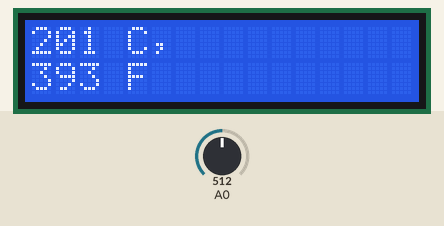
Bench run of a sketch on a simulated Arduino Uno, built with avr-gcc and run on an emulated ATmega328P. Parts: 16×2 character LCD. Inputs (shaded band) come from the test bench; at power-on: A0 = 512.

Above: at 1.2 s.
1.3 s: A0 set to 716
At 2.8 s:
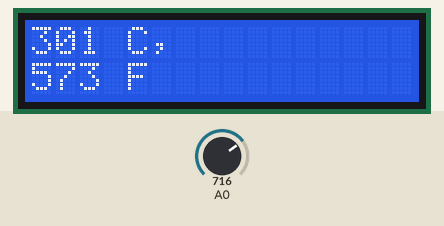
3.5 s: A0 set to 900
At 4.7 s:
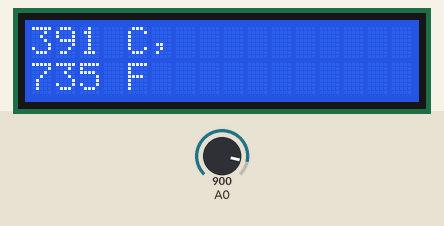
5.5 s: A0 set to 1023
At 6.6 s:
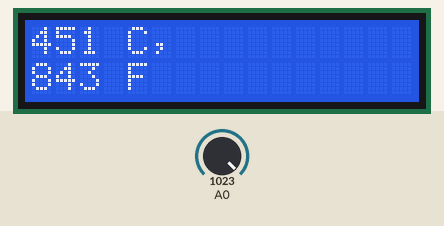
Timing chart, 0 to 8.5 s (numbered marks = the images above; inputs shaded):
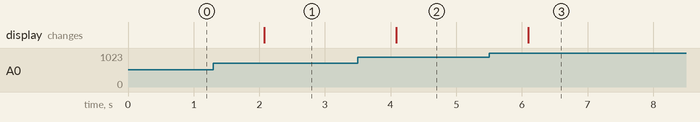

The sketch:

TEMPERATURE-LCD.ino
```cpp
// C++ code
//DISPLAY TEMPERATURE ON LCD
#include<LiquidCrystal.h>
LiquidCrystal lcd(12,11,5,4,3,2);
int celsius = 0;
int fahrenheit = 0;

void setup()
{
  pinMode(A0,INPUT);
  lcd.begin(16,2);
  Serial.begin(9600);
}

void loop()
{
  celsius = map(((analogRead(A0) - 20) * 3.04), 0, 1023, -40, 125);
  fahrenheit = ((celsius * 9) / 5 + 32);

    lcd.clear();
    lcd.setCursor(0,0);
    lcd.print(celsius);
    lcd.print(" C, ");
    lcd.setCursor(0,1);
    lcd.print(fahrenheit);
    lcd.println(" F");
    delay(1000);

  }
```

Measured:
- after the input at 1.3 s, the display: changes after 0.78 s (image 1)
- after the input at 3.5 s, the display: changes after 0.59 s (image 2)
- after the input at 5.5 s, the display: changes after 0.60 s (image 3)
